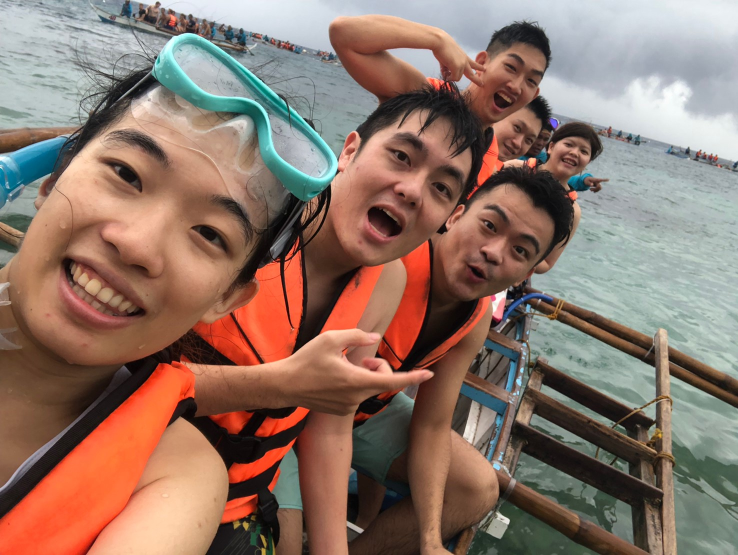
#> input picture CV_Pyimage/Module 2 My Own Object Detector/chp2_2_2_object_detection_made_easy/cebu/Day 2 20191008宿霧～酥湖～_191011_0033.jpg, 1476 x 1110 px (shown at 1/2 size)
$ python '1-10_1_2 David mag_orientation.py' --image '../../../CV_Pyimage/Module 2 My Own Object Detector/chp2_2_2_object_detection_made_easy/cebu/Day 2 20191008宿霧～酥湖～_191011_0033.jpg'   (older library calls are emulated)
#> lines starting #> are read from the running program, lines starting #| are printed output that depends on the picture; after the words box and inside, x2 and y2 are one past the last pixel; in counts of white or black regions, pixels touching at a corner belong together
# python David_1_10_1_2_mag_orientation.py --image "../../data/coins02.png"
# python David_1_10_1_2_mag_orientation.py --image "../../data/clonazepam_1mg.png"
##(fail) python David_1_10_2_mag_orientation.py --lower-angle "../../data/girl.JPG"

# python David_1_10_1_2_mag_orientation.py --image "../../data/girl.JPG"
# python David_1_10_1_2_mag_orientation.py -i "../../data/girl.JPG"

# import the necessary packages
import numpy as np
import argparse
import cv2

# 1. Preproccesing :

    # !! 1.1(Learn!!) construct the argument parser and parse the arguments

ap = argparse.ArgumentParser()
ap.add_argument("-i", "--image", required=True, help="Path to the image")
ap.add_argument("-l", "--lower-angle", type=float, default=175.0,help="Lower orientation angle")
ap.add_argument("-u", "--upper-angle", type=float, default=180.0,help="Upper orientation angle")
ap.add_argument("-N","--NBA", type = int, default = 1, help ="ArgumentTest")

args = vars(ap.parse_args())

    ## 1.2 load the image, convert it to grayscale, and display the original image
image = cv2.imread(args["image"])
#> image is the input picture: shape (1110, 1476, 3); mean B, G, R 104.8, 117, 142.4
image = cv2.resize(image, (400,600), interpolation = cv2.INTER_CUBIC)
#> image: shape (600, 400, 3)
gray = cv2.cvtColor(image, cv2.COLOR_BGR2GRAY)
cv2.imshow("Original", image)
cv2.waitKey(0)


# 2. compute gradients along the X and Y axis, respectively
gX = cv2.Sobel(gray, cv2.CV_64F, 1, 0)
gY = cv2.Sobel(gray, cv2.CV_64F, 0, 1)
Combined = cv2.addWeighted(gX, 0.5, gY, 0.5, 0)
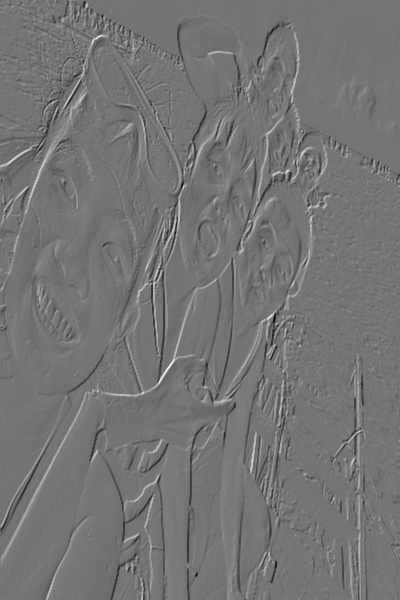
#> Combined: shape (600, 400) float64; min -498, max 592, mean -0.3; drawn with min black and max white
Combinedx = cv2.addWeighted(gX, 3, gY, 0.5, 0)
Combinedy = cv2.addWeighted(gX, 0.5, gY, 3, 0)

cv2.imshow("gX", gX)
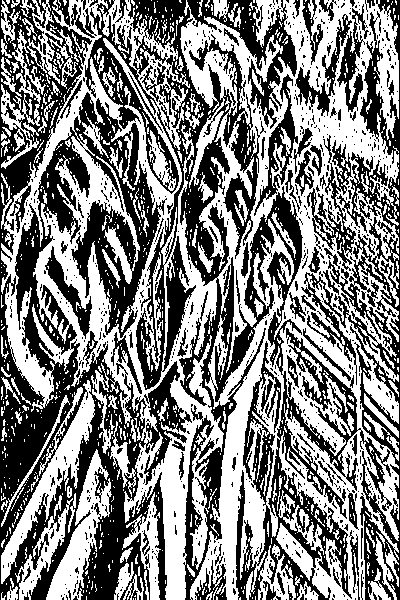
#> window 'gX': shape (600, 400); 51% white; 975 black regions (871 under 20 px), largest, box (x1, y1, x2, y2) and area: (85, 0, 392, 600) 43967, (0, 0, 192, 600) 43806, (301, 0, 400, 600) 13769
cv2.imshow("gY", gY)
cv2.imshow("Combined", Combined)
cv2.imshow("Combinedx", Combinedx)
cv2.imshow("Combinedy", Combinedy)
cv2.waitKey(0)
cv2.destroyAllWindows()

    # 2.1 (POINT!!)compute the gradient magnitude and orientation, respectively
mag = np.sqrt((gX ** 2) + (gY ** 2))
magx = np.sqrt((gX ** 5) + (gY ** 2))
magy = np.sqrt((gX ** 2) + (gY ** 5))

cv2.imshow("mag", mag)
cv2.imshow("magx", magx)
cv2.imshow("magy", magy)
cv2.imwrite('../../data/imwrite/chp1_10_Grdient/magnitude/magx5y2.jpg', magx)
cv2.imwrite('../../data/imwrite/chp1_10_Grdient/magnitude/magy5x2.jpg', magy)
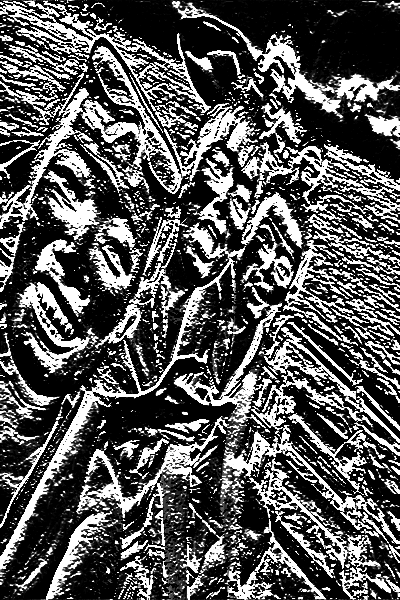
#> saved as magy5x2.jpg: shape (600, 400); min 0, max 255, mean 87
cv2.waitKey(0)
cv2.destroyAllWindows()

orientation = np.arctan2(gY, gX) * (180 / np.pi) % 180
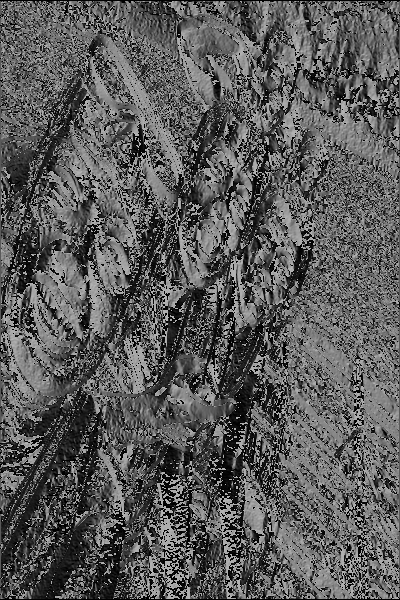
#> orientation: shape (600, 400) float64; min 0, max 179.9, mean 90.3
orientation45 = np.arctan2(gY, gX) * (45 / np.pi) % 180
orientation20 = np.arctan2(gY, gX) * (20 / np.pi) % 180
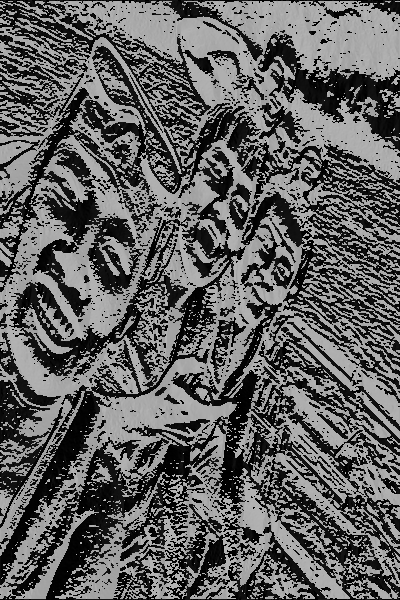
#> orientation20: shape (600, 400) float64; min 0, max 180, mean 96.5
#orientation20_90 = np.arctan2(gY, gX) * (20 / np.pi) % 30

cv2.imshow("orientation", orientation)
cv2.imshow("orientation45", orientation45)
cv2.imshow("orientation20", orientation20)
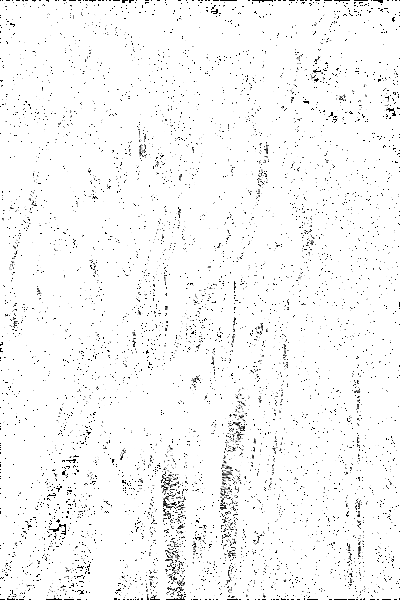
#> window 'orientation20': shape (600, 400); min 0, max 255, mean 247
#cv2.imshow("orientation20_90", orientation20_90)


cv2.waitKey(0)
cv2.destroyAllWindows()

    # 2.2 find all pixels that are within the upper and low angle boundaries
idxs = np.where(orientation >= args["lower_angle"], orientation, -1)
idxs = np.where(orientation <= args["upper_angle"], idxs, -1)
mask = np.zeros(gray.shape, dtype="uint8")
mask[idxs > -1] = 255

cv2.imshow("Mask", mask)
cv2.waitKey(0)


idxs = np.where(orientation45 >= args["lower_angle"], orientation45, -1)
idxs = np.where(orientation45 <= args["upper_angle"], idxs, -1)
mask45 = np.zeros(gray.shape, dtype="uint8")
mask45[idxs > -1] = 255
cv2.imwrite('../../data/imwrite/chp1_10_Grdient/magnitude/mask45.jpg', mask45)
cv2.imshow("Mask45", mask45)
cv2.waitKey(0)

idxs = np.where(orientation20 >= args["lower_angle"], orientation20, -1)
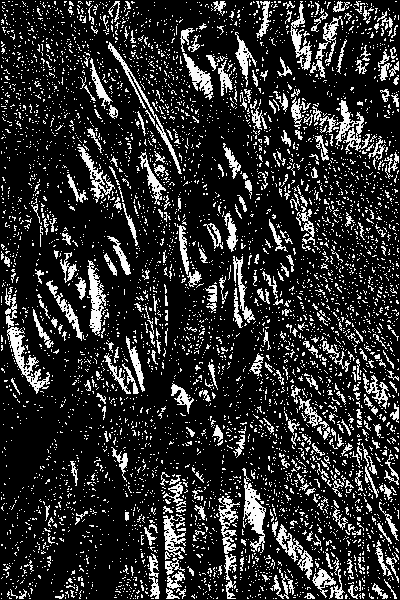
#> idxs: shape (600, 400) float64; min -1, max 180, mean 30.9; drawn with min black and max white
idxs = np.where(orientation20 <= args["upper_angle"], idxs, -1)
mask20 = np.zeros(gray.shape, dtype="uint8")
mask20[idxs > -1] = 255

cv2.imshow("Mask20", mask20)
cv2.imwrite('../../data/imwrite/chp1_10_Grdient/magnitude/mask20.jpg', mask20)
cv2.waitKey(0)

$ run again, on CV_Pyimage/Module 2 My Own Object Detector/chp2_2_2_object_detection_made_easy/cebu/Day3 20191009_191011_0134.jpg
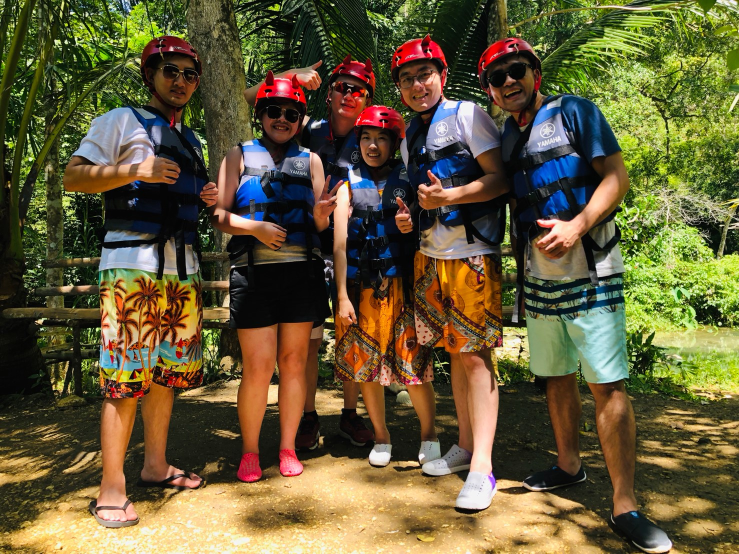
#> input picture CV_Pyimage/Module 2 My Own Object Detector/chp2_2_2_object_detection_made_easy/cebu/Day3 20191009_191011_0134.jpg, 1478 x 1108 px (shown at 1/2 size)
#> image is the input picture: shape (1108, 1478, 3); mean B, G, R 56.5, 90.9, 101.3
#> image: shape (600, 400, 3)
#> `cv2.imshow("gX", gX)`:
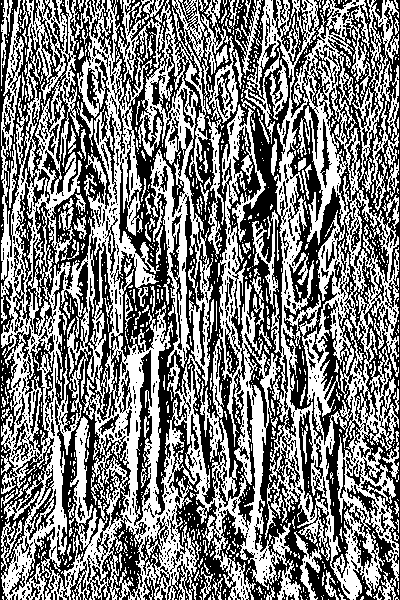
#> window 'gX': shape (600, 400); 49.6% white; 1093 white regions (942 under 20 px), largest, box (x1, y1, x2, y2) and area: (1, 0, 301, 600) 68689, (235, 0, 399, 600) 31413, (352, 0, 399, 211) 2973
#> `idxs = np.where(orientation20 >= args["lower_angle"], orientation20, -1)`:
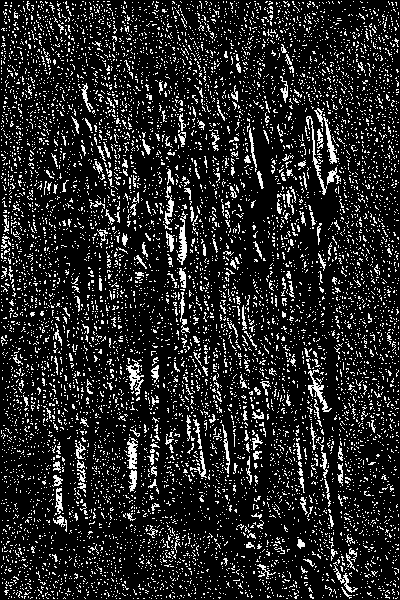
#> idxs: shape (600, 400) float64; min -1, max 180, mean 25.7; drawn with min black and max white

$ run again, on CV_Pyimage/Module 2 My Own Object Detector/chp2_2_2_object_detection_made_easy/cebu/image_0429.jpg
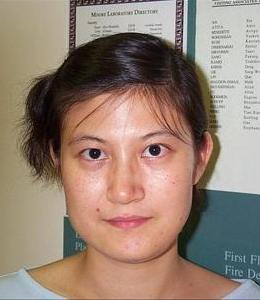
#> input picture CV_Pyimage/Module 2 My Own Object Detector/chp2_2_2_object_detection_made_easy/cebu/image_0429.jpg, 260 x 300 px
#> image is the input picture: shape (300, 260, 3); mean B, G, R 116.5, 129.9, 150.5
#> image: shape (600, 400, 3)
#> `cv2.imshow("gX", gX)`:
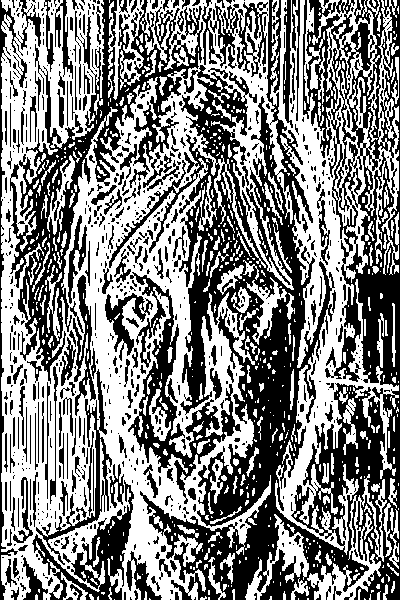
#> window 'gX': shape (600, 400); 51.5% white; 787 black regions (550 under 20 px), largest, box (x1, y1, x2, y2) and area: (109, 0, 400, 600) 63972, (10, 0, 203, 384) 15843, (128, 272, 241, 504) 5552
#> `idxs = np.where(orientation20 >= args["lower_angle"], orientation20, -1)`:
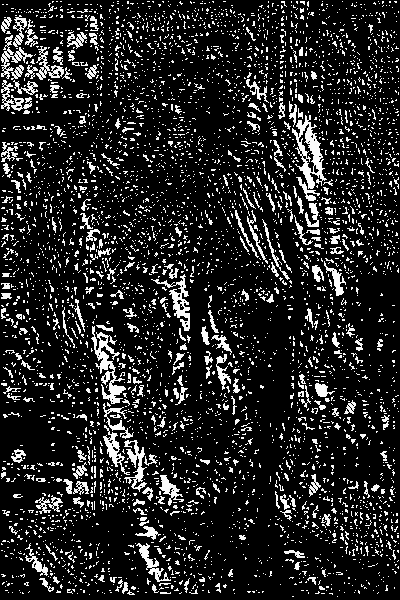
#> idxs: shape (600, 400) float64; min -1, max 180, mean 24.9; drawn with min black and max white
